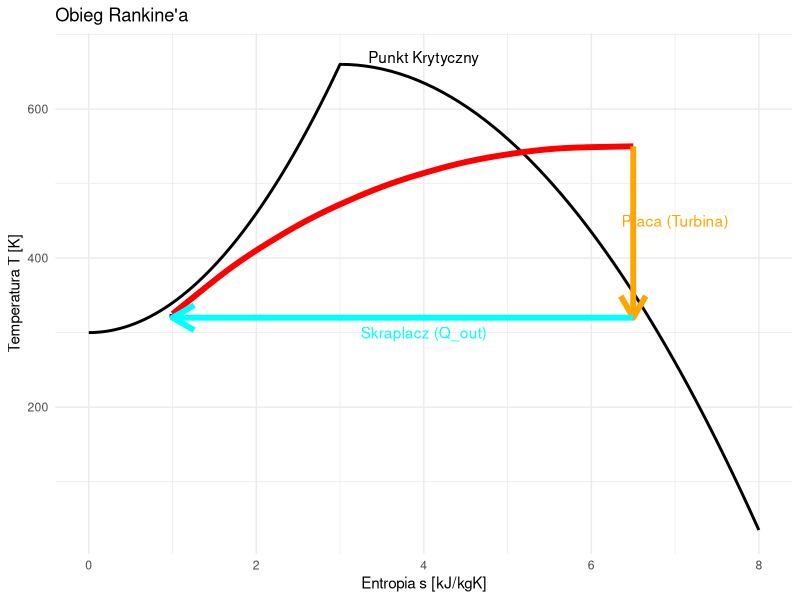

Reproduce this figure in R.
## ---- chunk 1
#| label: rankine-ts
#| echo: false
#| fig-width: 10
#| fig-height: 5

library(ggplot2)

# Dome construction
s_liq <- seq(0, 3, length.out=50)
t_liq <- 300 + s_liq^2 * 40
s_vap <- seq(3, 8, length.out=50)
t_vap <- 660 - (s_vap-3)^2 * 25
dome <- data.frame(s=c(s_liq, rev(s_vap)), t=c(t_liq, rev(t_vap)))

# Cycle Points for Basic Rankine
# 1: Saturated liquid (Condenser outlet)
s1 <- 1.0; t1 <- 320 
# 2: Pump outlet (simulated)
s2 <- 1.0; t2 <- 325 
# 3: Superheated steam inlet
s3 <- 6.5; t3 <- 550 
# 4: Turbine outlet (Wet steam)
s4 <- 6.5; t4 <- 320 

ggplot() +
  # Dome
  geom_line(data=dome, aes(x=s, y=t), color="black", size=1) +
  annotate("text", x=4, y=670, label="Punkt Krytyczny") +
  
  # Cycle Lines
  geom_segment(aes(x=s1, y=t1, xend=s2, yend=t2), color="blue", size=2) + # Pump
  geom_curve(aes(x=s2, y=t2, xend=s3, yend=t3), curvature=-0.2, color="red", size=2) + # Boiler
  geom_segment(aes(x=s3, y=t3, xend=s4, yend=t4), color="orange", size=2, arrow=arrow()) + # Turbine
  geom_segment(aes(x=s4, y=t4, xend=s1, yend=t1), color="cyan", size=2, arrow=arrow()) + # Condenser
  
  annotate("text", x=7, y=450, label="Praca (Turbina)", color="orange") +
  annotate("text", x=4, y=300, label="Skraplacz (Q_out)", color="cyan") +
  
  theme_minimal() + labs(title="Obieg Rankine'a", x="Entropia s [kJ/kgK]", y="Temperatura T [K]")
